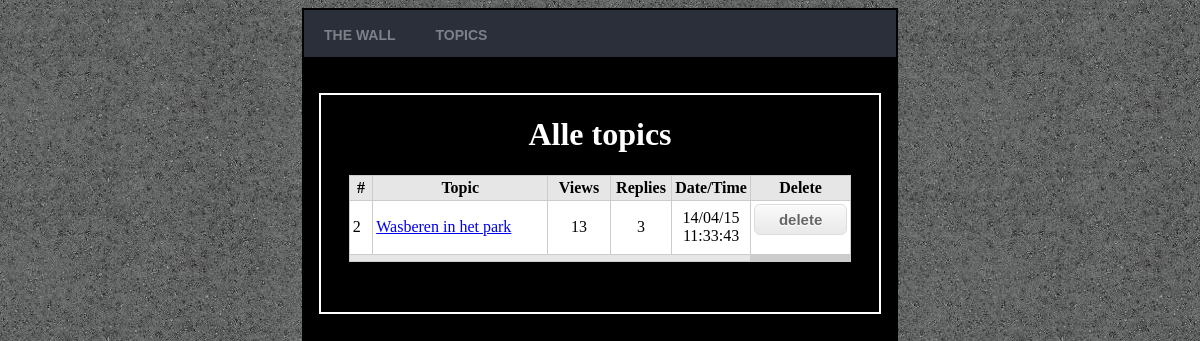
The page /muur/main_forum.php (signed in) on the database its author committed.
### tables this page shows
CREATE TABLE IF NOT EXISTS `fquestions` (
  `id` int(4) NOT NULL AUTO_INCREMENT,
  `topic` varchar(255) NOT NULL DEFAULT '',
  `detail` longtext NOT NULL,
  `name` varchar(65) NOT NULL DEFAULT '',
  `email` varchar(65) NOT NULL DEFAULT '',
  `datetime` varchar(25) NOT NULL DEFAULT '',
  `view` int(4) NOT NULL DEFAULT '0',
  `reply` int(4) NOT NULL DEFAULT '0',
  PRIMARY KEY (`id`)
);

### muur/main_forum.php (the view, shortened to what this page needs)
<html>
<head>
<link rel="stylesheet" type="text/css" href="images_style/style.css">
</head>
<body>
<div id="container">
<?php include "menu1.php";
echo "<div id='topics1'>";
echo "<center><h1>Alle topics</h1></center>";
$tbl_name="fquestions";
$sql="SELECT * FROM $tbl_name ORDER BY id DESC";
$result=mysql_query($sql);
?>
<table width="90%" border="0" align="center" cellpadding="3" cellspacing="1" bgcolor="#CCCCCC">
<tr>
<td width="6%" align="center" bgcolor="#E6E6E6"><strong>#</strong></td>
<td width="53%" align="center" bgcolor="#E6E6E6"><strong>Topic</strong></td>
<td width="15%" align="center" bgcolor="#E6E6E6"><strong>Views</strong></td>
<td width="13%" align="center" bgcolor="#E6E6E6"><strong>Replies</strong></td>
<td width="13%" align="center" bgcolor="#E6E6E6"><strong>Date/Time</strong></td>
<td width="13%" align="center" bgcolor="#E6E6E6"><strong>Delete</strong></td>
</tr>
<?php
while($rows = mysql_fetch_array($result)){
?>
<tr>
<td bgcolor="#FFFFFF"><?php echo $rows['id']; ?></td>
<td bgcolor="#FFFFFF"><a href="view_topic.php?id=<?php echo $rows['id']; ?>"><?php echo $rows['topic']; ?></a><BR></td>
<td align="center" bgcolor="#FFFFFF"><?php echo $rows['view']; ?></td>
<td align="center" bgcolor="#FFFFFF"><?php echo $rows['reply']; ?></td>
<td align="center" bgcolor="#FFFFFF"><?php echo $rows['datetime']; ?></td>
<td align="center" bgcolor="#FFFFFF"><form method="post"><input class="mybutton" type="submit" name="beer" value="delete"/></form></td>
</tr>
<?php
}
?>
<tr>
<td colspan="5" align="right" bgcolor="#E6E6E6"><a href="new_topic.php"> </a></td>
</tr>
</table>
</div>
</div>
</body>
</html>

### muur/images_style/style.css (style rules this page uses)
body { background-image: url("bg.jpg"); }
h1 { color: white; }
#container { margin-right: auto; margin-left: auto; background-color: black; width: 50%; padding-bottom: 1000px; border: 2px solid black; }
#topics1 { background-color: solid-blue; margin-left: 2.5%; margin-right: 2.5%; border: 2px solid white; padding-bottom: 50px; }
.myButton { -moz-box-shadow:inset 0px 1px 0px 0px #ffffff; -webkit-box-shadow:inset 0px 1px 0px 0px #ffffff; box-shadow:inset 0px 1px 0px 0px #ffffff; background:-webkit-gradient(linear, left top, left bottom, color-stop(0.05, #f9f9f9), color-stop(1, #e9e9e9)); background:-moz-linear-gradient(top, #f9f9f9 5%, #e9e9e9 100%); background:-webkit-linear-gradient(top, #f9f9f9 5%, #e9e9e9 100%); background:-o-linear-gradient(top, #f9f9f9 5%, #e9e9e9 100%); background:-ms-linear-gradient(top, #f9f9f9 5%, #e9e9e9 100%); background:linear-gradient(to bottom, #f9f9f9 5%, #e9e9e9 100%); filter:progid:DXImageTransform.Microsoft.gradient(startColorstr='#f9f9f9', endColorstr='#e9e9e9',GradientType=0); background-color:#f9f9f9; -moz-border-radius:6px; -webkit-border-radius:6px; border-radius:6px; border:1px solid #dcdcdc; display:inline-block; cursor:pointer; color:#666666; font-family:arial; font-size:15px; font-weight:bold; padding:6px 24px; text-decoration:none; text-shadow:0px 1px 0px #ffffff; }

### rows shown on the page
fquestions: id "2", topic "Wasberen in het park", view "13", reply "3", datetime "14/04/15 11:33:43"
